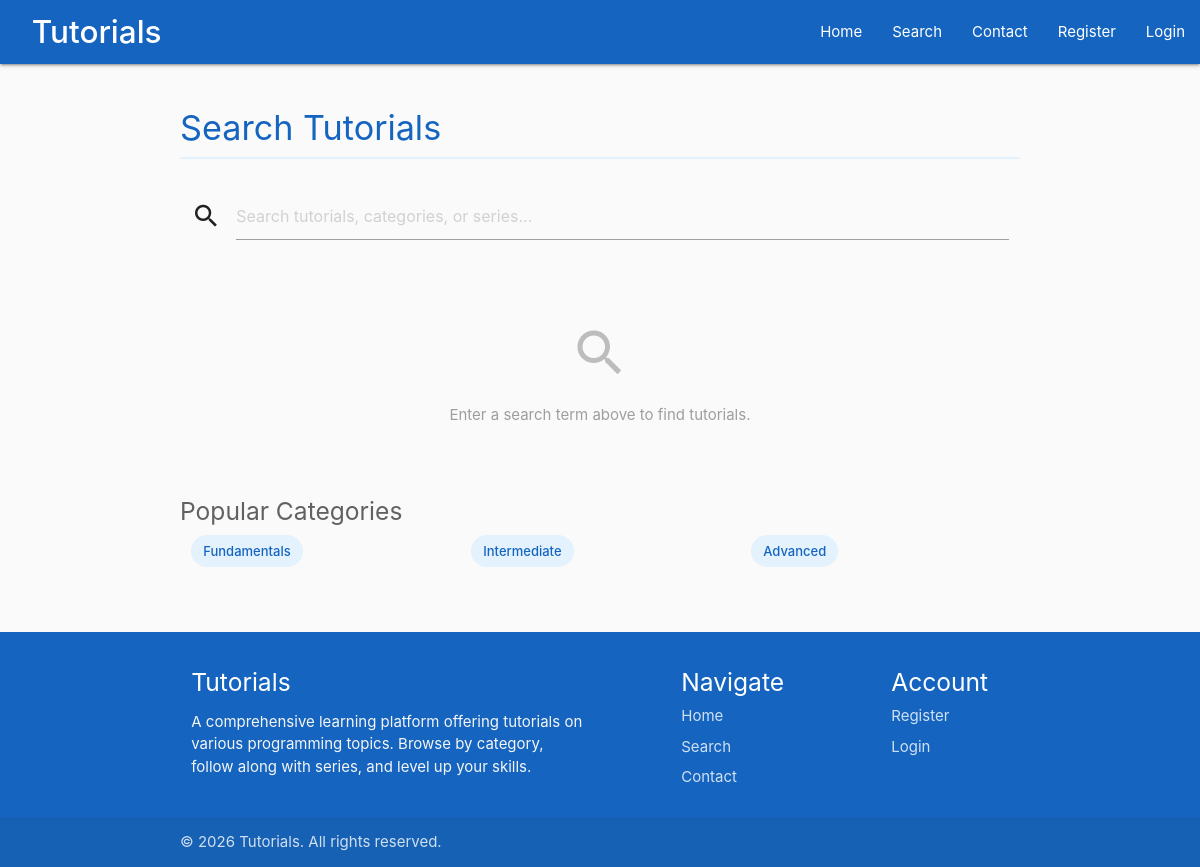
The app's page /search/ with its own data.
### main/models.py (models this page shows, shortened)
class TutorialCategory(models.Model):
	tutorial_category = models.CharField(max_length=200)
	category_summary = models.CharField(max_length=200)
	category_slug = models.CharField(max_length=200)
	class Meta:
		verbose_name_plural = "Categories"

### main/views.py (the view, shortened to what this page needs)
# urls.py: path('search/', views.search, name='search'),
def search(request):
	query = request.GET.get('q', '')
	results = []
	return render(request, "main/search.html", {
		"query": query,
		"results": results,
		"categories": TutorialCategory.objects.all(),
	})

### main/templates/main/search.html (shortened to what this page needs)
{% extends "main/header.html" %}
{% block content %}
<h4 class="section-title">Search Tutorials</h4>
<div class="row search-box">
    <div class="col s12">
        <form method="GET" action="{% url 'main:search' %}">
            <div class="input-field">
                <i class="material-icons prefix">search</i>
                <input type="text" name="q" id="search-input" value="{{ query|default:'' }}" placeholder="Search tutorials, categories, or series...">
            </div>
        </form>
    </div>
</div>
{% if query %}
    <p class="grey-text">
        {% if results %}
            Found {{ results|length }} result{{ results|pluralize }} for "<strong>{{ query }}</strong>"
        {% else %}
            No results found for "<strong>{{ query }}</strong>"
        {% endif %}
    </p>
    {% if results %}
        <div class="search-results">
            <ul class="collection">
                {% for result in results %}
                    <li class="collection-item">
                        <a href="/{{ result.slug }}">
                            <span class="title">{{ result.title }}</span>
                        </a>
                        <p>{{ result.summary }}</p>
                        <span class="chip category-chip" style="font-size: 0.8rem;">{{ result.type }}</span>
                    </li>
                {% endfor %}
            </ul>
        </div>
    {% else %}
        <div class="center-align" style="padding: 40px 0;">
            <i class="material-icons" style="font-size: 4rem; color: #bdbdbd;">search_off</i>
            <p class="grey-text">Try different keywords or browse our <a href="{% url 'main:homepage' %}">categories</a>.</p>
        </div>
    {% endif %}
{% else %}
    <div class="center-align" style="padding: 40px 0;">
        <i class="material-icons" style="font-size: 4rem; color: #bdbdbd;">search</i>
        <p class="grey-text">Enter a search term above to find tutorials.</p>
    </div>
    {% if categories %}
        <h5 style="color: #616161; font-weight: 400;">Popular Categories</h5>
        <div class="row">
            {% for cat in categories %}
                <div class="col s12 m4">
                    <a href="{{ cat.category_slug }}" class="chip category-chip" style="cursor: pointer;">{{ cat.tutorial_category }}</a>
                </div>
            {% endfor %}
        </div>
    {% endif %}
{% endif %}
{% endblock %}

### main/static/main/css/style.css (style rules this page uses)
body { display: flex; min-height: 100vh; flex-direction: column; background-color: #fafafa; }
a { color: #1565c0; }
.search-box { margin: 20px 0; }
.section-title { color: #1565c0; font-weight: 400; margin-bottom: 20px; padding-bottom: 10px; border-bottom: 2px solid #e3f2fd; }
.chip.category-chip { background-color: #e3f2fd; color: #1565c0; }

### records on screen
TutorialCategory: tutorial_category "Fundamentals"
TutorialCategory: tutorial_category "Intermediate"
TutorialCategory: tutorial_category "Advanced"
